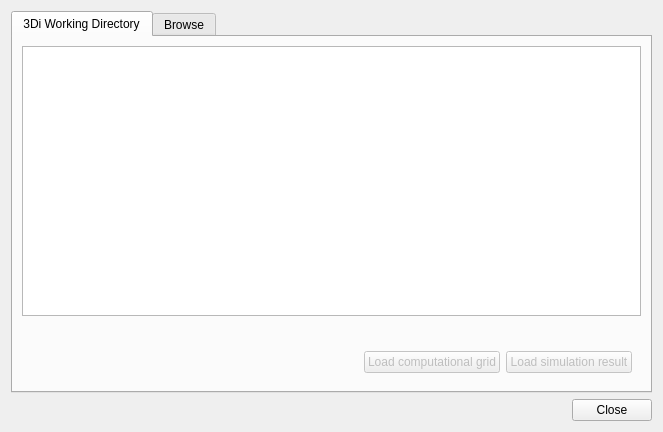
<?xml version="1.0" encoding="UTF-8"?>
<ui version="4.0">
 <class>Dialog</class>
 <widget class="QDialog" name="Dialog">
  <property name="geometry">
   <rect>
    <x>0</x>
    <y>0</y>
    <width>663</width>
    <height>432</height>
   </rect>
  </property>
  <property name="windowTitle">
   <string>Load Simulation Results</string>
  </property>
  <layout class="QVBoxLayout" name="verticalLayout">
   <item>
    <widget class="QTabWidget" name="tabWidget">
     <property name="currentIndex">
      <number>0</number>
     </property>
     <widget class="QWidget" name="threedi">
      <attribute name="title">
       <string>3Di Working Directory</string>
      </attribute>
      <layout class="QVBoxLayout" name="verticalLayout_2">
       <item>
        <widget class="QTableView" name="tableView">
         <attribute name="verticalHeaderVisible">
          <bool>false</bool>
         </attribute>
        </widget>
       </item>
       <item>
        <widget class="QLabel" name="messageLabel">
         <property name="styleSheet">
          <string notr="true">color : red;</string>
         </property>
         <property name="text">
          <string/>
         </property>
         <property name="wordWrap">
          <bool>true</bool>
         </property>
        </widget>
       </item>
       <item>
        <widget class="QWidget" name="widget" native="true">
         <layout class="QHBoxLayout" name="horizontalLayout">
          <item>
           <spacer name="horizontalSpacer_3">
            <property name="orientation">
             <enum>Qt::Horizontal</enum>
            </property>
            <property name="sizeHint" stdset="0">
             <size>
              <width>40</width>
              <height>20</height>
             </size>
            </property>
           </spacer>
          </item>
          <item>
           <widget class="QPushButton" name="loadGridPushButton">
            <property name="enabled">
             <bool>false</bool>
            </property>
            <property name="text">
             <string>Load computational grid</string>
            </property>
           </widget>
          </item>
          <item>
           <widget class="QPushButton" name="loadResultPushButton">
            <property name="enabled">
             <bool>false</bool>
            </property>
            <property name="text">
             <string>Load simulation result</string>
            </property>
           </widget>
          </item>
         </layout>
        </widget>
       </item>
      </layout>
     </widget>
     <widget class="QWidget" name="browse">
      <attribute name="title">
       <string>Browse</string>
      </attribute>
      <layout class="QGridLayout" name="gridLayout">
       <item row="7" column="0">
        <spacer name="verticalSpacer">
         <property name="orientation">
          <enum>Qt::Vertical</enum>
         </property>
         <property name="sizeHint" stdset="0">
          <size>
           <width>20</width>
           <height>40</height>
          </size>
         </property>
        </spacer>
       </item>
       <item row="3" column="0">
        <widget class="QLabel" name="label_2">
         <property name="text">
          <string>Simulation result</string>
         </property>
        </widget>
       </item>
       <item row="1" column="0" colspan="2">
        <widget class="QgsFileWidget" name="gridQgsFileWidget">
         <property name="dialogTitle">
          <string>Load HDF5 or GeoPackage</string>
         </property>
         <property name="filter">
          <string>HDF5 or GeoPackage (*.h5 *.gpkg)</string>
         </property>
         <property name="options">
          <set>QFileDialog::ReadOnly</set>
         </property>
        </widget>
       </item>
       <item row="5" column="1">
        <widget class="QPushButton" name="addResultPushButton">
         <property name="enabled">
          <bool>true</bool>
         </property>
         <property name="text">
          <string>Add to project</string>
         </property>
        </widget>
       </item>
       <item row="2" column="1">
        <widget class="QPushButton" name="addGridPushButton">
         <property name="enabled">
          <bool>true</bool>
         </property>
         <property name="text">
          <string>Add to project</string>
         </property>
        </widget>
       </item>
       <item row="0" column="0">
        <widget class="QLabel" name="label">
         <property name="text">
          <string>Computational grid</string>
         </property>
        </widget>
       </item>
       <item row="4" column="0" colspan="2">
        <widget class="QgsFileWidget" name="resultQgsFileWidget">
         <property name="dialogTitle">
          <string>Load NetCDF</string>
         </property>
         <property name="filter">
          <string>NetCDF (*.nc)</string>
         </property>
         <property name="options">
          <set>QFileDialog::ReadOnly</set>
         </property>
        </widget>
       </item>
       <item row="2" column="0">
        <spacer name="horizontalSpacer">
         <property name="orientation">
          <enum>Qt::Horizontal</enum>
         </property>
         <property name="sizeHint" stdset="0">
          <size>
           <width>40</width>
           <height>20</height>
          </size>
         </property>
        </spacer>
       </item>
       <item row="5" column="0">
        <spacer name="horizontalSpacer_2">
         <property name="orientation">
          <enum>Qt::Horizontal</enum>
         </property>
         <property name="sizeHint" stdset="0">
          <size>
           <width>40</width>
           <height>20</height>
          </size>
         </property>
        </spacer>
       </item>
      </layout>
     </widget>
    </widget>
   </item>
   <item>
    <widget class="QDialogButtonBox" name="buttonBox">
     <property name="orientation">
      <enum>Qt::Horizontal</enum>
     </property>
     <property name="standardButtons">
      <set>QDialogButtonBox::Close</set>
     </property>
    </widget>
   </item>
  </layout>
 </widget>
 <customwidgets>
  <customwidget>
   <class>QgsFileWidget</class>
   <extends>QWidget</extends>
   <header>qgsfilewidget.h</header>
  </customwidget>
 </customwidgets>
 <resources/>
 <connections>
  <connection>
   <sender>buttonBox</sender>
   <signal>accepted()</signal>
   <receiver>Dialog</receiver>
   <slot>accept()</slot>
   <hints>
    <hint type="sourcelabel">
     <x>248</x>
     <y>254</y>
    </hint>
    <hint type="destinationlabel">
     <x>157</x>
     <y>274</y>
    </hint>
   </hints>
  </connection>
  <connection>
   <sender>buttonBox</sender>
   <signal>rejected()</signal>
   <receiver>Dialog</receiver>
   <slot>reject()</slot>
   <hints>
    <hint type="sourcelabel">
     <x>316</x>
     <y>260</y>
    </hint>
    <hint type="destinationlabel">
     <x>286</x>
     <y>274</y>
    </hint>
   </hints>
  </connection>
 </connections>
</ui>
